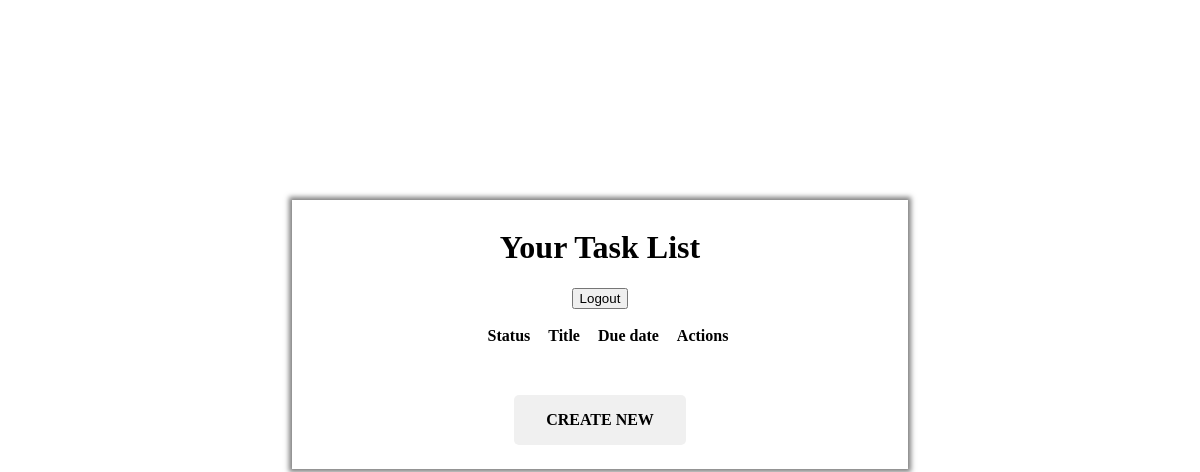
The page /task_list/ (signed in) on the database as committed earlier.
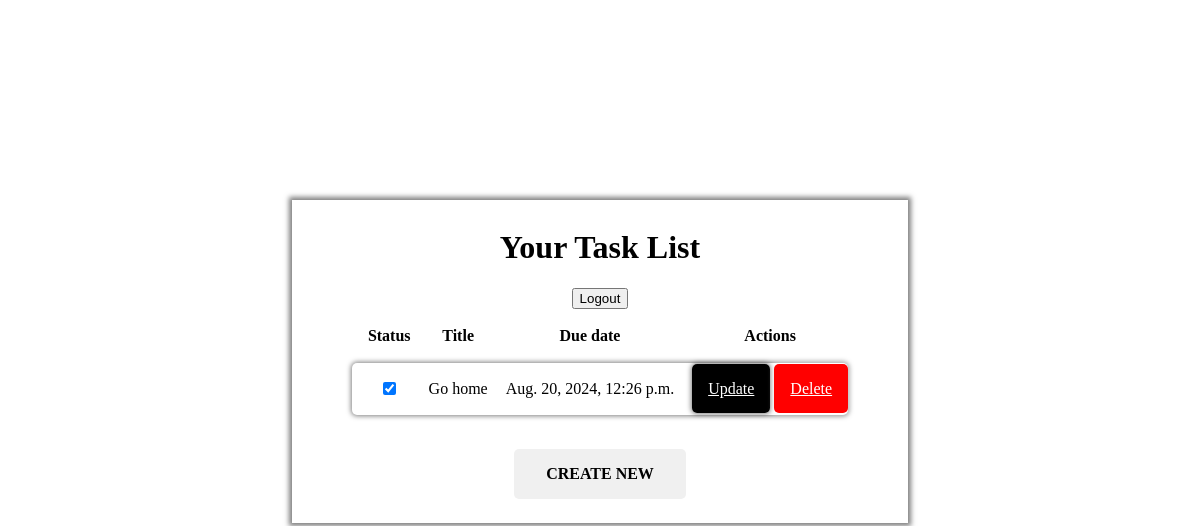
The same page on the database as committed later.
### todo_app/models.py (models this page shows, shortened)
class Task(models.Model):
    title = models.CharField(max_length = 200)
    complete = models.BooleanField(default= False)
    created = models.DateTimeField(auto_now_add= True)
    due_date = models.DateTimeField(blank=True, null=True)
    created_by = models.ForeignKey(User, related_name= 'created_tasks', on_delete=models.SET_NULL, null=True, blank=True)
    assigned_to = models.ForeignKey(User, related_name= 'assigned_tasks', on_delete=models.SET_NULL, null=True, blank=True)

### todo_app/views.py (the view)
# urls.py: path('task_list/', views.task_lists, name='task_list'),
@login_required
def task_lists(request):
    u = request.user
    tasks = Task.objects.filter(Q(created_by = u) & Q(assigned_to = u))
    return render(request, "task_list.html", {"tasks": tasks})

### templates/task_list.html (shortened to what this page needs)
<!DOCTYPE html>
<html lang="en">
<head>
</head>
<body>
    <main>
        <h1>Your Task List</h1>
        <form action="{% url 'logout' %}" method="post">
            <button type="submit">Logout</button>
        </form>
        <table>
            <thead>
                <tr>
                    <th>Status</th>
                    <th>Title</th>
                    <th>Due date</th>
                    <th>Actions</th>
                </tr>
            </thead>
            <tbody>
                {% for task in tasks %}
                <tr class="body-tag">
                    <td><input type="checkbox" {% if task.complete %}checked{% endif %}></td>
                    <td>{{task.title}}</td>
                    <td>{{task.due_date}}</td>
                    <td>
                        <a href="{% url 'update_task' task.id %}" class="update">Update</a>
                        <a href="{% url 'delete_task' task.id %}" class="delete">Delete</a>
                    </td>
                </tr>
                {% endfor %}
            </tbody>
        </table>
        <a href="{% url 'create_task' %}" class="create">CREATE NEW</a>
    </main>
</body>
</html>

### templates/task_list.html (style rules this page uses)
main { width: 50vw; box-shadow: 0 0 5px 3px rgba(0, 0, 0, 0.5); margin: auto; margin-top: 25vh; padding: 0.5rem; text-align: center; }
h1 { text-align: center; }
table { margin: auto; margin-bottom: 1rem; }
.body-tag { border-radius: 5px; box-shadow: 0 0 5px 1px rgba(0, 0, 0, 0.5); margin-bottom: 1rem; }
th, td { text-align: center; padding: 1rem 0 1rem 1rem; column-gap: normal; }
.update { background-color: black; color: white; padding: 1rem; border-radius: 5px; box-shadow: 0 0 5px 1px rgba(0, 0, 0, 0.5); }
.delete { background-color: red; color: white; padding: 1rem; border-radius: 5px; box-shadow: 0 0 5px 1px rgba(255, 255, 255, 0.5); }
a.create { width: fit-content; height: fit-content; font-size: medium; text-align: center; color: black; font-weight: bold; padding: 1rem 2rem; display: inline-block; border-radius: 5px; background-color: #f0f0f0; text-decoration: none; margin: 1rem 0; }

Rows that differ between the two databases and show on the page:
added Task: complete "☑", title "Go home", due_date "Aug. 20, 2024, 12:26 p.m."
